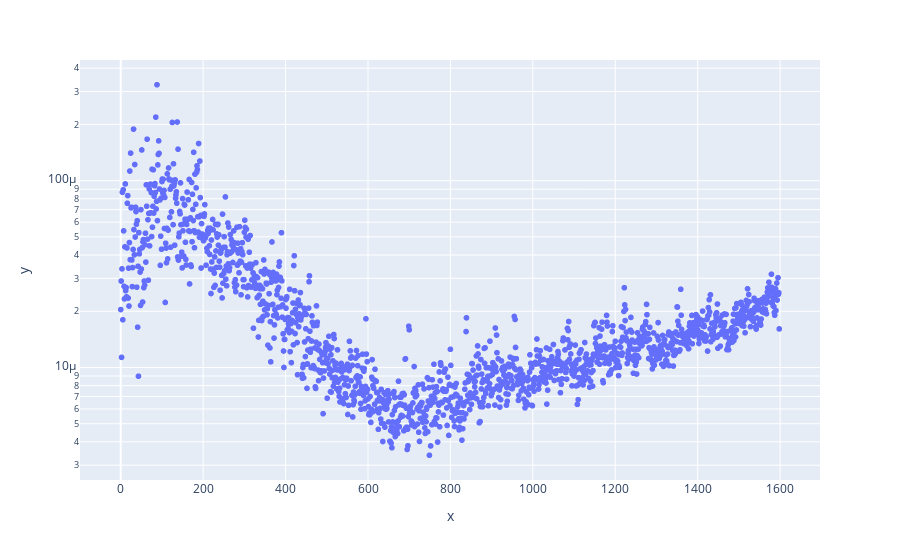

Source (notebook cell):
### Code cell
from tqdm import tqdm

# Example: EMD between two time points
time_vec = cell_density_df["time"].to_numpy()[:-1]
kld_vec = np.empty((prob_array.shape[0]-1,))
reg = 1e-16

for t in tqdm(range(len(kld_vec))):


#     pt0 = prob_array[t, :] + reg
#     pt0 = pt0 / np.sum(pt0)
#     pt1 = prob_array[t+1, :] + reg
#     pt1 = pt1 / np.sum(pt1)

    pt0 = density_array[t, :] + reg
    pt0 = pt0 / np.sum(pt0)
    pt1 = density_array[t+1, :] + reg
    pt1 = pt1 / np.sum(pt1)

    kld_vec[t] = np.sum((pt0-pt1)**2)
#     kld_vec[t] = np.sum(np.multiply(pt1, np.log(pt1) - np.log(pt0)))

    
fig = px.scatter(x=time_vec, y=kld_vec)

fig.update_layout(
    yaxis=dict(type="log")
)
# fig.update_layout(xaxis=dict(range=([0, 0.2])))
fig.show()

### Figure 1 — Plotly figure (JSON) as saved in the notebook; plotly's stock layout.template omitted (floating-point values rounded to 4 significant figures; data arrays with more than 128 entries replaced by an {"elided": "..."} marker saying what was removed)
{"data": [{"hovertemplate": "x=%{x}<br>y=%{y}<extra></extra>", "legendgroup": "", "marker": {"color": "#636efa", "symbol": "circle"}, "mode": "markers", "name": "", "showlegend": false, "type": "scattergl", "x": {"elided": "1599 int values"}, "xaxis": "x", "y": {"elided": "1599 float values"}, "yaxis": "y"}], "layout": {"legend": {"tracegroupgap": 0}, "margin": {"t": 60}, "xaxis": {"anchor": "y", "domain": [0, 1], "title": {"text": "x"}}, "yaxis": {"anchor": "x", "domain": [0, 1], "title": {"text": "y"}, "type": "log"}}}
